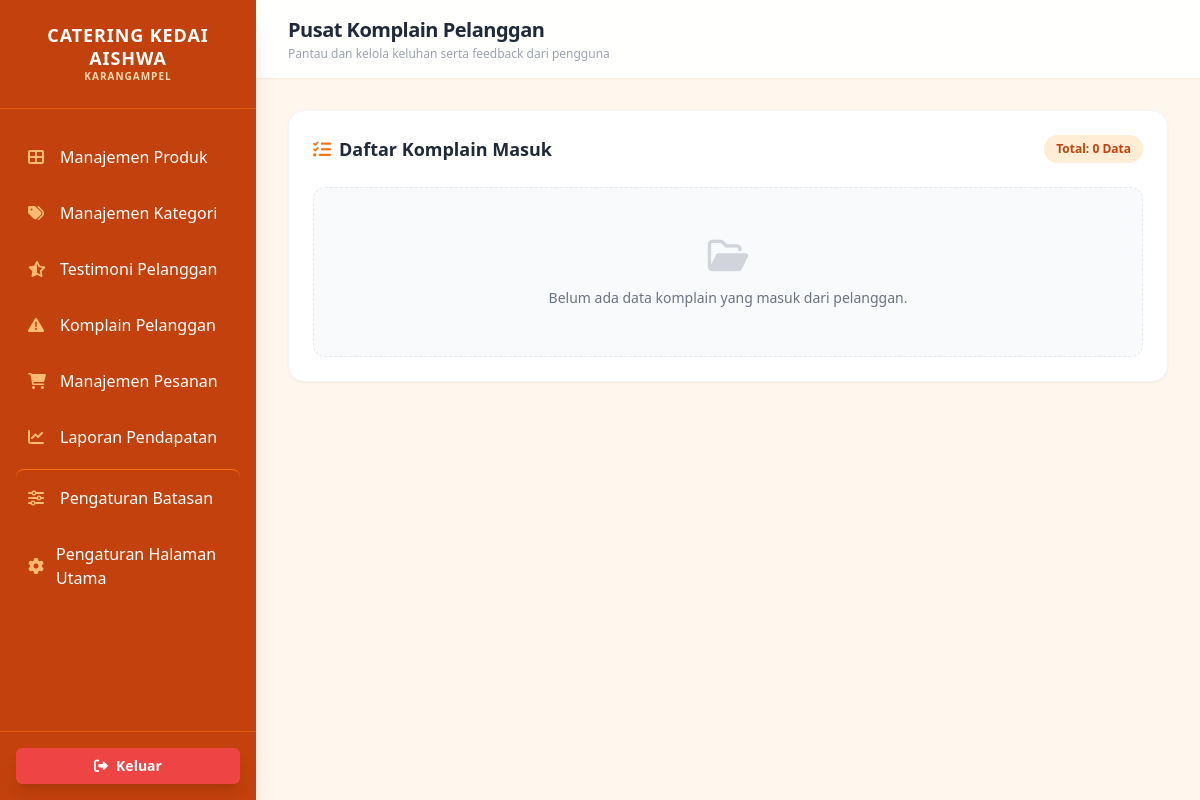
/dashboard_admin/admin_komplain.php (signed in), run on an earlier commit of the app's database.
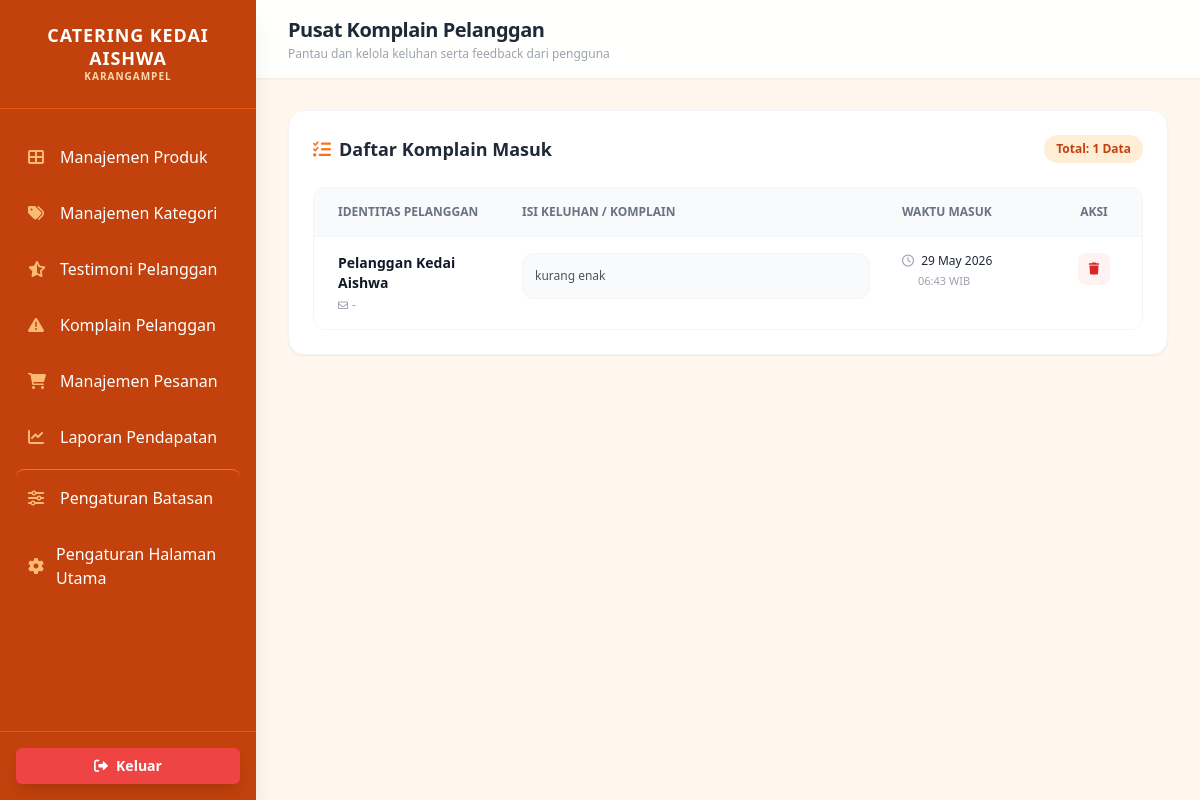
And on a later commit of the database.
### tables this page shows
CREATE TABLE `komplain` (
  `id` int(11) NOT NULL,
  `pesanan_id` varchar(50) NOT NULL,
  `nama_user` varchar(100) NOT NULL,
  `user_email` varchar(100) NOT NULL,
  `deskripsi` text NOT NULL,
  `foto_bukti` varchar(255) NOT NULL,
  `waktu_masuk` timestamp NOT NULL DEFAULT current_timestamp()
);

### dashboard_admin/admin_komplain.php (the view, shortened to what the changed rows need)
<?php
include('../koneksi.php');
$query = "SELECT * FROM komplain ORDER BY waktu_masuk DESC";
$result = mysqli_query($conn, $query);
?>
<!DOCTYPE html>
<html lang="id">
<head>
    <script src="https://cdn.tailwindcss.com"></script>
    <link rel="stylesheet" href="https://cdnjs.cloudflare.com/ajax/libs/font-awesome/6.0.0/css/all.min.css">
</head>
<body class="font-sans text-gray-800 flex h-screen overflow-hidden bg-gray-100">
    <?php include('sidebar.php'); ?>
    <main class="flex-1 overflow-y-auto bg-orange-50 flex flex-col">
        <header class="bg-white/90 backdrop-blur-sm shadow-sm p-4 px-8 flex justify-between items-center">
            <div>
                <h1 class="text-xl font-bold text-gray-800 tracking-tight">Pusat Komplain Pelanggan</h1>
            </div>
        </header>
        <div class="p-8 flex-1">
            <div class="max-w-6xl mx-auto">
                <div class="bg-white rounded-2xl shadow-sm border border-gray-100 p-6">
                    <div class="flex items-center justify-between mb-6">
                        <h2 class="text-lg font-bold text-gray-800 flex items-center gap-2">
                            <i class="fa-solid fa-list-check text-orange-500"></i> Daftar Komplain Masuk
                        </h2>
                        <span class="bg-orange-100 text-orange-700 text-xs font-bold px-3 py-1.5 rounded-full">
                            Total: <?php echo mysqli_num_rows($result); ?> Data
                        </span>
                    </div>
                    <?php if (mysqli_num_rows($result) == 0): ?>
                        <div class="text-center py-12 bg-gray-50 rounded-xl border border-dashed border-gray-200">
                            <i class="fa-regular fa-folder-open text-4xl text-gray-300 mb-3"></i>
                            <p class="text-gray-500 text-sm font-medium">Belum ada data komplain yang masuk dari pelanggan.</p>
                        </div>
                    <?php else: ?>
                        <div class="overflow-hidden border border-gray-100 rounded-xl">
                            <table class="w-full text-left border-collapse">
                                <thead>
                                    <tr class="bg-gray-50 text-gray-500 text-xs font-bold uppercase border-b border-gray-100">
                                        <th class="p-4 pl-6 w-48">Identitas Pelanggan</th>
                                        <th class="p-4">Isi Keluhan / Komplain</th>
                                        <th class="p-4 w-40">Waktu Masuk</th>
                                        <th class="p-4 text-center w-24">Aksi</th>
                                    </tr>
                                </thead>
                                <tbody class="divide-y divide-gray-50 text-sm bg-white">
                                    <?php while ($row = mysqli_fetch_assoc($result)): ?>
                                        <?php
                                            $display_nama = isset($row['nama']) ? $row['nama'] : (isset($row['nama_lengkap']) ? $row['nama_lengkap'] : 'Pelanggan Kedai Aishwa');
                                            $display_email = isset($row['email']) ? $row['email'] : '-';
                                            $display_deskripsi = isset($row['deskripsi']) ? $row['deskripsi'] : (isset($row['isi_komplain']) ? $row['isi_komplain'] : '');
                                        ?>
                                        <tr class="hover:bg-gray-50/80 transition duration-150">
                                            <td class="p-4 pl-6 align-top">
                                                <div class="font-bold text-gray-900"><?php echo htmlspecialchars($display_nama); ?></div>
                                                <div class="text-xs text-gray-400 mt-1 flex items-center gap-1">
                                                    <i class="fa-regular fa-envelope text-[10px]"></i>
                                                    <?php echo htmlspecialchars($display_email); ?>
                                                </div>
                                            </td>
                                            <td class="p-4 align-top">
                                                <p class="text-gray-600 bg-gray-50 p-3 rounded-xl border border-gray-100 leading-relaxed text-xs">
                                                    <?php echo htmlspecialchars($display_deskripsi); ?>
                                                </p>
                                            </td>
                                            <td class="p-4 align-top text-gray-500 font-medium">
                                                <div class="text-gray-800 text-xs">
                                                    <i class="fa-regular fa-clock me-1 text-gray-400"></i>
                                                    <?php echo date('d M Y', strtotime($row['waktu_masuk'])); ?>
                                                </div>
                                                <div class="text-[11px] text-gray-400 mt-0.5 ps-4">
                                                    <?php echo date('H:i', strtotime($row['waktu_masuk'])); ?> WIB
                                                </div>
                                            </td>
                                            <td class="p-4 align-top text-center">
                                                <a href="admin_komplain.php?action=delete&id=<?php echo $row['id']; ?>"
                                                   onclick="return confirm('Hapus data komplain ini?');"
                                                   class="inline-flex items-center justify-center w-8 h-8 rounded-lg bg-red-50 text-red-600 hover:bg-red-100 hover:text-red-700 transition duration-150"
                                                   title="Hapus Komplain">
                                                    <i class="fas fa-trash text-xs"></i>
                                                </a>
                                            </td>
                                        </tr>
                                    <?php endwhile; ?>
                                </tbody>
                            </table>
                        </div>
                    <?php endif; ?>
                </div>
            </div>
        </div>
    </main>
</body>
</html>

What changed in the data, as far as the page shows it:
added komplain: display_nama "Pelanggan Kedai Aishwa", display_email "-", deskripsi "kurang enak", waktu_masuk "29 May 2026", waktu_masuk "06:43"
Also different on the page:
mysqli_num_rows($result): "0" → "1"
text no longer shown: "Belum ada data komplain yang masuk dari pelanggan."
text now shown: "IDENTITAS PELANGGAN ISI KELUHAN / KOMPLAIN WAKTU MASUK AKSI"
